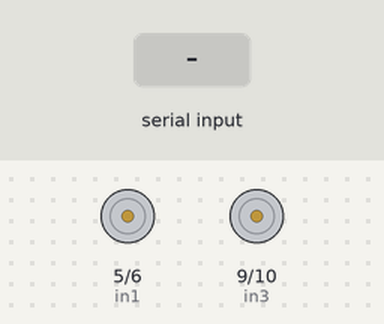
Bench run of a sketch on a simulated Arduino Uno, built with avr-gcc and run on an emulated ATmega328P. Parts: motor-driver pin pairs drawn as motors (green arrow = first pin HIGH = forward, orange = second pin HIGH = backward, longer = more drive). Inputs (shaded band) come from the test bench.

Above: at 1.2 s.
1.3 s: "R" received over Serial
At 2.5 s:
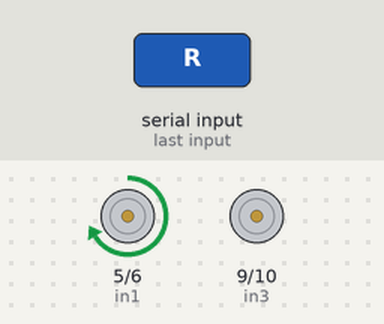
2.8 s: "L" received over Serial
At 3.8 s:
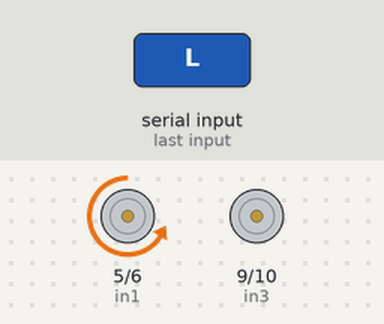
4.3 s: "F" received over Serial
At 5.0 s:
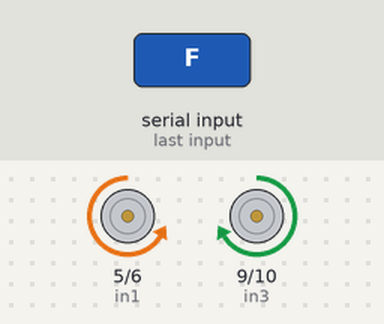
5.8 s: "B" received over Serial
At 6.1 s:
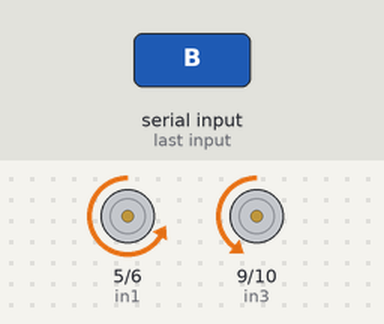
7.3 s: "I" received over Serial
At 8.5 s:
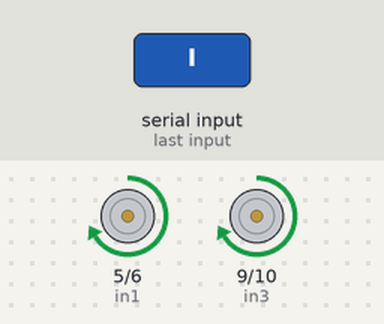
8.8 s: "J" received over Serial
At 9.6 s:
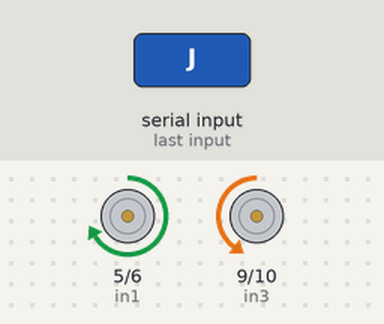
Timing chart, 0 to 11.3 s (numbered marks = the images above; inputs shaded):
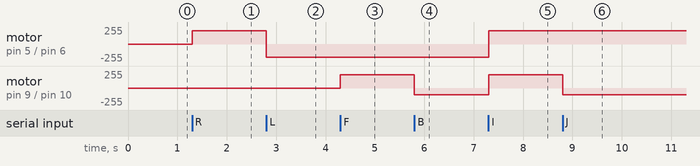

The sketch:

Motor_Control1.ino
```cpp
int in1 = 5;
int in2 = 6;
int in3 = 9;
int in4 = 10;

void setup() {

  Serial.begin(9600);

  pinMode(in1, OUTPUT);
  pinMode(in2, OUTPUT);
  pinMode(in3, OUTPUT);
  pinMode(in4, OUTPUT);
}

void loop() {
    byte data;
    data = Serial.read();
    if(data=='R'){     // R
      analogWrite(in1, 200);
      analogWrite(in2, 0);
    }
    if(data=='L'){     // L
      analogWrite(in1, 0);
      analogWrite(in2, 200);
    }
    if(data=='F'){     // F
      analogWrite(in3, 200);
      analogWrite(in4, 0);
    }
    if(data=='B'){     // B
      analogWrite(in3, 0);
      analogWrite(in4, 100);
    }
    if(data=='S'){    //  S
      analogWrite(in1, 0);
      analogWrite(in2, 0);
      analogWrite(in3, 0);
      analogWrite(in4, 0);
    }
    if(data=='I'){    //  F,R
      analogWrite(in1, 200);
      analogWrite(in2, 0);
      analogWrite(in3, 200);
      analogWrite(in4, 0);
    }
    if(data=='G'){    //  F,L
      analogWrite(in1, 0);
      analogWrite(in2, 200);
      analogWrite(in3, 200);
      analogWrite(in4, 0);
    }
    if(data=='H'){    //  B,R
      analogWrite(in1, 0);
      analogWrite(in2, 200);
      analogWrite(in3, 0);
      analogWrite(in4, 100);
    }
    if(data=='J'){    //  B,L
      analogWrite(in1, 200);
      analogWrite(in2, 0);
      analogWrite(in3, 0);
      analogWrite(in4, 100);
    }
}
```

Measured:
- after the input at 1.3 s, motor on pin 5 (in1) / pin 6 (in2): stopped → forward 200/255 at once
- after the input at 2.8 s, motor on pin 5 (in1) / pin 6 (in2): forward 200/255 → backward 200/255 at once
- after the input at 4.3 s, motor on pin 9 (in3) / pin 10 (in4): stopped → forward 200/255 at once
- after the input at 5.8 s, motor on pin 9 (in3) / pin 10 (in4): forward 200/255 → backward 100/255 at once
- after the input at 7.3 s, motor on pin 5 (in1) / pin 6 (in2): backward 200/255 → forward 200/255 at once; motor on pin 9 (in3) / pin 10 (in4): backward 100/255 → forward 200/255 at once
- after the input at 8.8 s, motor on pin 9 (in3) / pin 10 (in4): forward 200/255 → backward 100/255 at once
